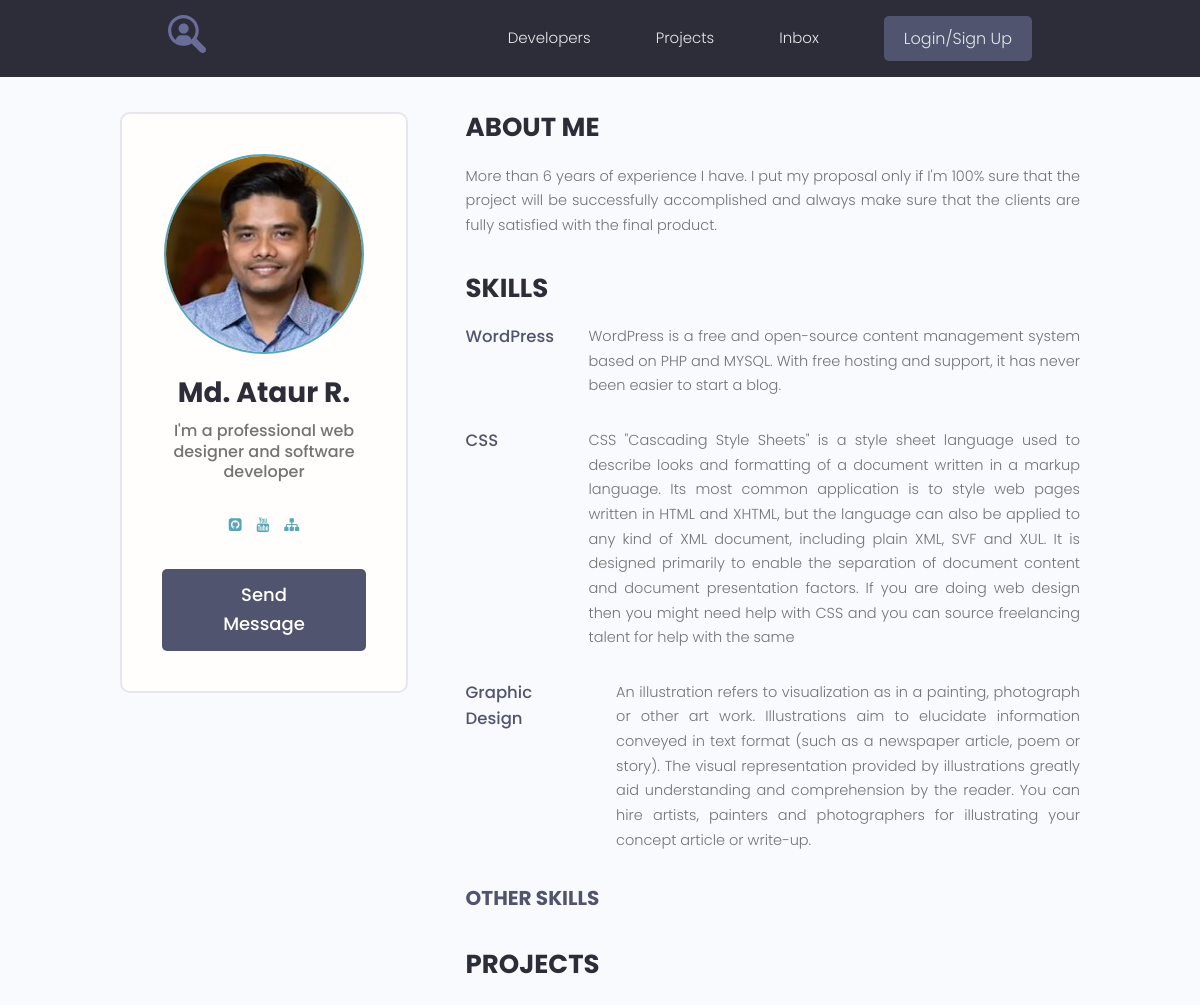
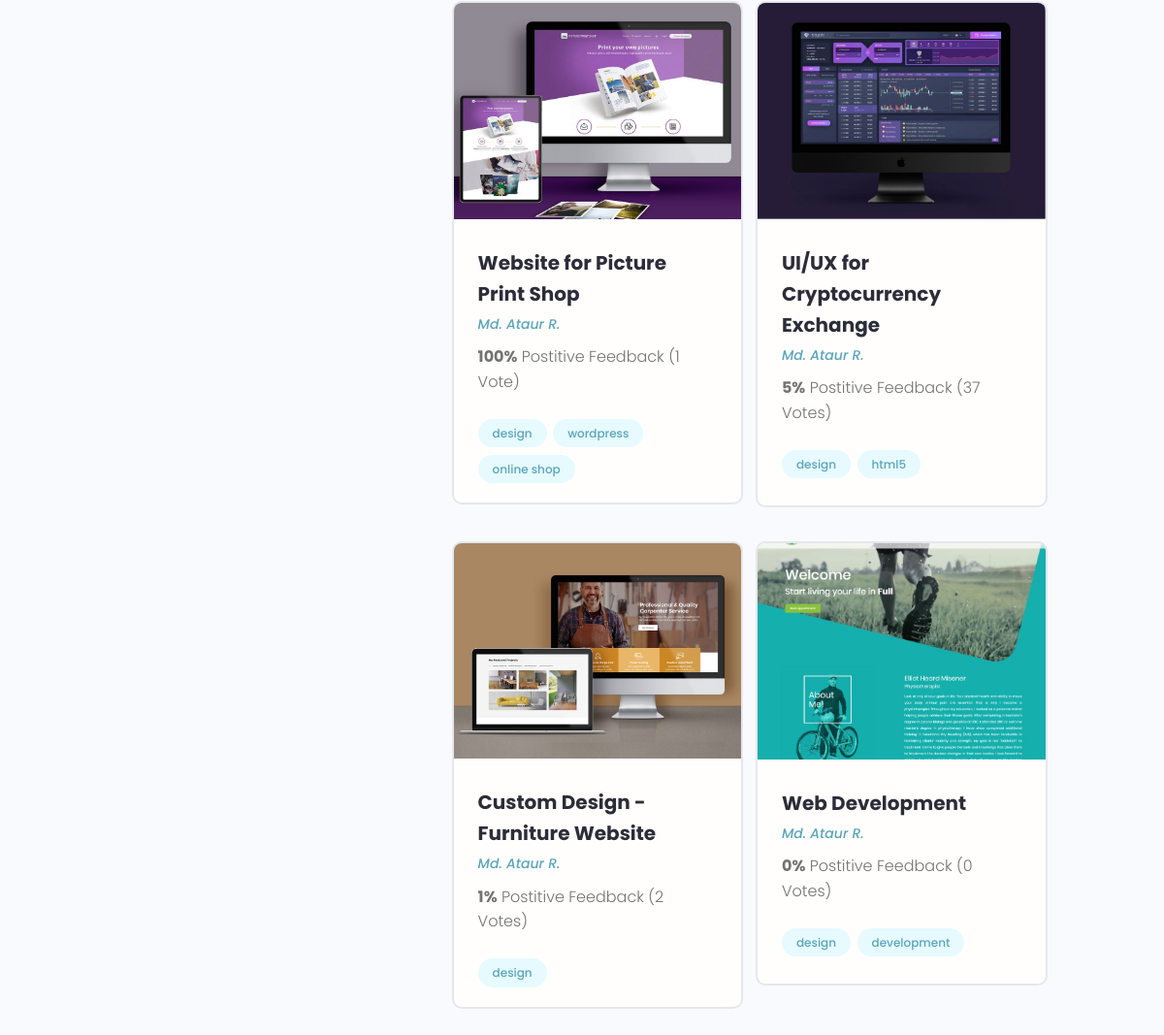
The app's page /profile/1 with its own data (2 pictures, top to bottom).
### users/models.py (models this page shows, shortened)
class Profile(models.Model):
    user = models.OneToOneField(User, on_delete=models.CASCADE, null=True, blank=True)
    name = models.CharField(max_length=200, blank=True, null=True)
    email = models.EmailField(max_length=200, blank=True, null=True)
    username = models.CharField(max_length=200, blank=True, null=True)
    short_info = models.CharField(max_length=200, blank=True, null=True)
    bio = models.TextField(blank=True, null=True)
    profile_image = models.ImageField(upload_to='profiles/', default='profiles/user-default.png')
    social_github = models.CharField(max_length=200, blank=True, null=True)
    social_youtube = models.CharField(max_length=200, blank=True, null=True)
    social_website = models.CharField(max_length=200, blank=True, null=True)
    created = models.DateTimeField(auto_now_add=True)

class Skill(models.Model):
    owner = models.ForeignKey(Profile, on_delete=models.CASCADE, blank=True, null=True)
    name = models.CharField(max_length=200, blank=True, null=True)
    description = models.TextField(blank=True, null=True)
    created = models.DateTimeField(auto_now_add=True)

### projects/models.py (models this page shows, shortened)
class Project(models.Model):
    owner = models.ForeignKey(Profile, on_delete=models.SET_NULL, blank=True, null=True)
    title = models.CharField(max_length=200)
    description = models.TextField(blank=True, null=True)
    feature_image = models.ImageField(blank=True, null=True, upload_to='projects/%Y/%m/%d', default='default.jpg')
    demo_link = models.CharField(max_length=200, blank=True, null=True)
    source_link = models.CharField(max_length=200, blank=True, null=True)
    tags = models.ManyToManyField('Tag', blank=True)
    vote_total = models.IntegerField(default=0)
    vote_ratio = models.IntegerField(default=0)
    created = models.DateTimeField(auto_now_add=True)
    class Meta:
        ordering = [
            '-vote_ratio',
            'vote_total',
            'title',
        ]

class Tag(models.Model):
    name = models.CharField(max_length=200)
    created = models.DateTimeField(auto_now_add=True)
    def __str__(self):
        return self.name

### users/views.py (the view)
# urls.py: path('profile/<str:pk>', user_profile, name='user_profile'),
def user_profile(request, pk):
    profile = Profile.objects.get(id=pk)
    skills = profile.skill_set.exclude(description__exact='')
    other_skills = profile.skill_set.filter(description='')
    context = {
        'profile': profile,
        'skills': skills,
        'other_skills': other_skills,
    }
    return render(request, 'users/profile.html', context=context)

### users/templates/users/profile.html (shortened to what this page needs)
{% extends 'projects/base.html' %}
{% block content %}
  <main class="profile my-md">
    <div class="container">
      <div class="layout">
        <div class="column column--1of3">
          <div class="card text-center">
            <div class="card__body dev">
              <img class="avatar avatar--xl" src="{{ profile.profile_image.url }}" />
              <h2 class="dev__name">{{ profile.name }}</h2>
              <p class="dev__title">{{ profile.short_info }}</p>
              <ul class="dev__social">
                {% if profile.social_github %}
                  <li>
                    <a title="Github" href="{{ profile.social_github }}" target="_blank"><i class="fa fa-github-square"></i></a>
                  </li>
                {% endif %}
                {% if profile.social_youtube %}
                  <li>
                    <a title="Youtube" href="{{ profile.social_youtube }}" target="_blank"><i class="fa fa-youtube"></i></a>
                  </li>
                {% endif %}
                {% if profile.social_website %}
                  <li>
                    <a title="Personal Website" href="{{ profile.social_website }}" target="_blank"><i class="fa fa-sitemap"></i></a>
                  </li>
                {% endif %}
              </ul>
              {% if request.user.profile.id != profile.id %}
                <a href="{% url 'create-message' profile.id %}" class="btn btn--sub btn--lg">Send Message </a>
              {% endif %}
            </div>
          </div>
        </div>
        <div class="column column--2of3">
          <div class="devInfo">
            <h3 class="devInfo__title">About Me</h3>
            <p class="devInfo__about">{{ profile.bio }}</p>
          </div>
          <div class="devInfo">
            {% if skills %}
              <h3 class="devInfo__title">Skills</h3>
              <div class="devInfo__skills">
                  {% for skill in skills %}
                    <div class="devSkill">
                      <h4 class="devSkill__title">{{ skill.name }}</h4>
                      <p class="devSkill__info">{{ skill.description }}</p>
                    </div>
                  {% endfor %}
            {% endif %}
              <h3 class="devInfo__subtitle">Other Skills</h3>
            </div>
          </div>
          <div class="devInfo">
            <h3 class="devInfo__title">Projects</h3>
            <div class="grid grid--two">
              {% for project in profile.project_set.all %}
                <div class="column">
                <div class="card project">
                  <a href="{% url 'project' project.id %}" class="project">
                    <img class="project__thumbnail" src="{{ project.feature_image.url }}" alt="project thumbnail" />
                    <div class="card__body">
                      <h3 class="project__title">{{ project.title }}</h3>
                      <p><a class="project__author" href="{% url 'user_profile' project.owner.id %}">{{ project.owner.name }}</a></p>
                      <p class="project--rating">
                        <span style="font-weight: bold;">{{ project.vote_ratio }}%</span> Postitive
                        Feedback ({{ project.vote_total }} Vote{{ project.vote_total|pluralize:'s' }})
                      </p>
                      <div class="project__tags">
                        {% for tag in project.tags.all %}
                          <span class="tag tag--pill tag--main">
                            <small>{{ tag }}</small>
                          </span>
                        {% endfor %}
                      </div>
                    </div>
                  </a>
                </div>
              </div>
              {% endfor %}
            </div>
          </div>
        </div>
      </div>
    </div>
  </main>
{% endblock %}

### projects/static/styles/app.css (style rules this page uses)
:root { --color-sub: #2d2d39; }
.btn--sub { background-color: var(--color-sub-light); }
.card { border: 2px solid var(--color-light); }
img { width: 100%; }
.profile .card > .dev { padding: 4rem; }
.dev__name { color: var(--color-sub); font-size: 2.8rem; font-weight: 700; margin-top: 1rem; margin-bottom: 0.5rem; }
.dev__title { font-size: 1.6rem; font-weight: 500; line-height: 1.3; }
.dev__social { margin: 3rem 0; list-style: none; display: flex; justify-content: center; gap: 1.5rem; }
.devInfo { margin-bottom: 3rem; }
.devInfo__title, .devInfo__subtitle { font-size: 2.6rem; color: var(--color-sub); text-transform: uppercase; font-weight: 700; margin-bottom: 1.5rem; }
.devInfo__subtitle { font-size: 2rem; color: var(--color-sub-light); }
.devInfo__about, .devSkill__info { font-size: 1.45rem; line-height: 1.7; text-align: justify; }
.devSkill { margin-bottom: 3rem; }
.devSkill__title { font-size: 1.65rem; font-weight: 500; color: var(--color-sub-light); }
@media screen and (min-width: 700px) { .devSkill { display: flex; justify-content: space-between; gap: 3rem; } }
@media screen and (min-width: 700px) { .devSkill__info { flex-basis: 80%; } }
.project__author { font-size: 1.4rem; font-style: italic; }
.project--rating { margin-bottom: 1.6em; margin-top: .5em; }
.project__thumbnail { object-fit: cover; object-position: top center; width: 100%; }
.project__title { font-size: 2rem; font-weight: 700; color: var(--color-sub); }

### projects/static/uikit/styles/modules/_variables.css (style rules this page uses)
:root { --color-main: #5aa5b9; --color-main-light: #e6faff; --color-sub: #3f4156; --color-sub-light: #51546e; --color-sub-lighter: #ededfd; --color-text: #737373; --color-gray: #8b8b8b; --color-light: #e5e7eb; --color-light-gray: #767676; --color-bg: #f8fafd; --color-white: #fffefd; --color-white-light: #f3f3f3; --color-success: #359e64; --color-success-bg: #def8e8; --color-error: #fc4b0b; --color-error-bg: #fff2ee; --font-base: 'Poppins', arial, helvetica, 'Segoe UI', roboto, ubuntu, sans-serif; --font-monospace: 'Fira Code', 'Courier New', courier, monospace; --font-regular: 300; --font-medium: 500; --font-bold: 700; --generic-shadow: 1px 1px 5px #00000010; --generic-transition: all 0.3s ease-in-out; }

### projects/static/uikit/styles/modules/_base.css (style rules this page uses)
* { margin: 0; padding: 0; box-sizing: border-box; text-rendering: optimizeLegibility; color: inherit; font-size: inherit; }
html { font-size: 50%; }
@media only screen and (min-width: 480px) { html { font-size: 56.25%; } }
@media only screen and (min-width: 1200px) { html { font-size: 62.5%; } }
body { line-height: 1.6; font-weight: 400; font-size: 1.5rem; color: var(--color-text); background-color: var(--color-bg); min-height: 100vh; }

### projects/static/uikit/styles/modules/_typography.css (style rules this page uses)
* { font-family: var(--font-base); }
h2 { font-size: 3.6rem; font-weight: var(--font-bold); }
h3 { font-size: 3.2rem; font-weight: var(--font-medium); }
h4 { font-size: 2.8rem; font-weight: var(--font-medium); }
p, span, strong { font-size: 1.6rem; color: var(--color-text); font-weight: var(--font-regular); }
a { padding-bottom: 2px; text-decoration: none; display: inline-block; color: var(--color-main); font-weight: var(--font-medium); }

### projects/static/uikit/styles/modules/_utilities.css (style rules this page uses)
.container { width: 92%; max-width: 165rem; margin: 0 auto; box-sizing: border-box; }
@media screen and (min-width: 1000px) { .container { width: 90%; } }
@media screen and (min-width: 1200px) { .container { width: 80%; } }
.text-center { text-align: center; }
.my-md { margin: 3rem auto; }

### projects/static/uikit/styles/modules/_avatar.css (style rules this page uses)
.avatar { border-radius: 50%; border: 2px solid var(--color-main); object-fit: cover; }
.avatar--xl { height: 20rem; width: 20rem; }

### projects/static/uikit/styles/modules/_button.css (style rules this page uses)
.btn { display: inline-block; position: relative; cursor: pointer; background-color: var(--color-light); font-weight: var(--font-medium); color: var(--color-sub); text-decoration: none; padding: 1rem 2rem; border-radius: 0.5rem; border: none; width: -webkit-fit-content; width: -moz-fit-content; width: fit-content; height: -webkit-fit-content; height: -moz-fit-content; height: fit-content; font-size: 1.6rem; outline-width: 0; outline-color: transparent; -webkit-backface-visibility: hidden; backface-visibility: hidden; transition: all 0.3s ease-in-out; }
.btn--sub { background-color: var(--color-sub); color: var(--color-white); }
.btn--lg { font-size: 1.8rem; padding: 1.2rem 4.5rem; }

### projects/static/uikit/styles/modules/_card.css (style rules this page uses)
.card { border-radius: 1rem; background-color: var(--color-white); border: 1.5px solid var(--color-light); width: auto; height: auto; margin-top: 0.5rem; margin-bottom: 0.5rem; overflow: hidden; }
.card__body, .card__header { padding: 2rem 2.5rem; }

### records on screen
Profile: profile_image (picture), name "Md. Ataur R.", short_info "I'm a professional web designer and software developer", bio "More than 6 years of experience I have. I put my proposal only if I'm 100% sure that the project will be successfully accomplished and always make sure that the clients are fully satisfied with the final product."
Skill: name "WordPress", description "WordPress is a free and open-source content management system based on PHP and MYSQL. With free hosting and support, it has never been easier to start a blog."
Skill: name "CSS", description "CSS \"Cascading Style Sheets\" is a style sheet language used to describe looks and formatting of a document written in a markup language. Its most common application is to style web pages written in HTML and XHTML, but the language can also be applied to any kind of XML document, including plain XML, SVF and XUL. It is designed primarily to enable the separation of document content and document presentation factors. If you are doing web design then you might need help with CSS and you can source freelancing talent for help with the same"
Skill: name "Graphic Design", description "An illustration refers to visualization as in a painting, photograph or other art work. Illustrations aim to elucidate information conveyed in text format (such as a newspaper article, poem or story). The visual representation provided by illustrations greatly aid understanding and comprehension by the reader. You can hire artists, painters and photographers for illustrating your concept article or write-up."
Project: feature_image (picture), title "Website for Picture Print Shop", owner.name "Md. Ataur R.", vote_ratio "100", vote_total "1"
Tag: name "design"
Tag: name "wordpress"
Tag: name "online shop"
Project: feature_image (picture), title "UI/UX for Cryptocurrency Exchange", owner.name "Md. Ataur R.", vote_ratio "5", vote_total "37"
Tag: name "html5"
Project: feature_image (picture), title "Custom Design - Furniture Website", owner.name "Md. Ataur R.", vote_ratio "1", vote_total "2"
Project: feature_image (picture), title "Web Development", owner.name "Md. Ataur R.", vote_ratio "0", vote_total "0"
Tag: name "development"
